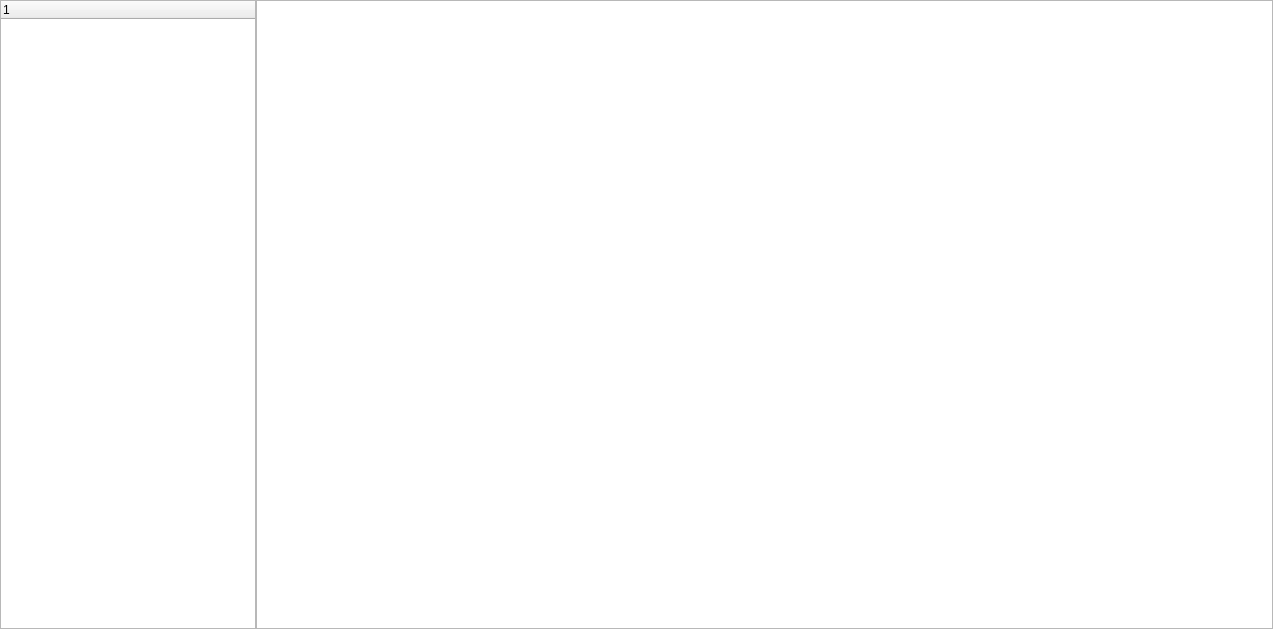
<?xml version="1.0" encoding="UTF-8"?>
<ui version="4.0">
 <class>PwhContrast</class>
 <widget class="QWidget" name="PwhContrast">
  <property name="geometry">
   <rect>
    <x>0</x>
    <y>0</y>
    <width>1273</width>
    <height>629</height>
   </rect>
  </property>
  <property name="windowTitle">
   <string>Form</string>
  </property>
  <layout class="QHBoxLayout" name="horizontalLayout" stretch="0,5">
   <property name="spacing">
    <number>0</number>
   </property>
   <property name="leftMargin">
    <number>0</number>
   </property>
   <property name="topMargin">
    <number>0</number>
   </property>
   <property name="rightMargin">
    <number>0</number>
   </property>
   <property name="bottomMargin">
    <number>0</number>
   </property>
   <item>
    <widget class="JsonTree" name="tree_product">
     <column>
      <property name="text">
       <string notr="true">1</string>
      </property>
     </column>
    </widget>
   </item>
   <item>
    <widget class="PwhListWidget" name="listWidget"/>
   </item>
  </layout>
 </widget>
 <customwidgets>
  <customwidget>
   <class>PwhListWidget</class>
   <extends>QListWidget</extends>
   <header>pwh_contrast/PwhListWidget.h</header>
  </customwidget>
  <customwidget>
   <class>JsonTree</class>
   <extends>QTreeWidget</extends>
   <header>utils/JsonTree.h</header>
  </customwidget>
 </customwidgets>
 <resources/>
 <connections/>
</ui>
